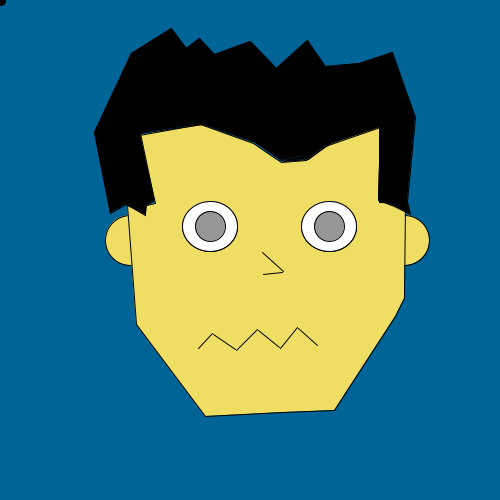
Frame 1 (no input)
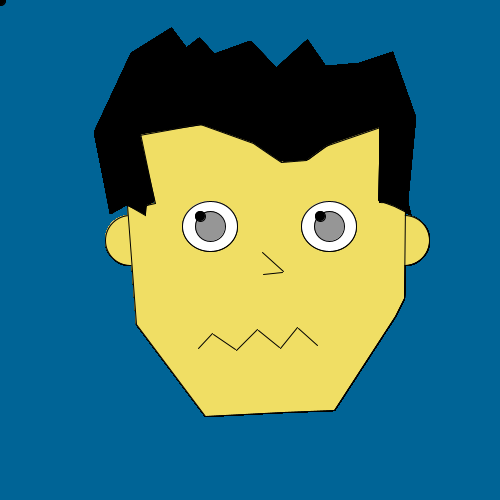
Frame 60 (the mouse pressed at the canvas centre just before this capture)
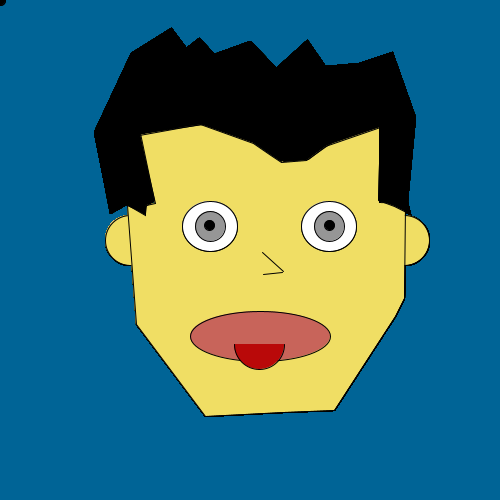
Frame 120 (the mouse held since frame 60 and released just before this capture)

The Processing sketch that drew these frames (run headless with seeded random() and noise(); from frame 60 on, the mouse is pressed at the canvas centre):

// Processing sketch: processing_170805
// ── processing_170805.pde

int value = 150; // efecte dels ulls
boolean por = false; //efecte de obrir la boca
int llengua = 0; //efecte de la llengua
float puntx; 
float punty;
float puntxx;
float puntyy;


void setup () {
  size (500,500);
  background (0,100,150);
  smooth();
  
}

void draw () {
println(mouseX + " : " + pmouseY);
fill(240,222,100); // orelles
arc (404,240,50,50,0,TWO_PI);
arc (130,240,50,50,0,TWO_PI);
fill (240,222,100);
beginShape(); //cara
     vertex(205,416);
     vertex(136,324);
     vertex(127,205);
     vertex(145,213);
     vertex(146,205);
     vertex(155,203);
     vertex(139,135);
     vertex(200,124);
     vertex(253,143);
     vertex(269,154);
     vertex(281,162);
     vertex(306,160);
     vertex(333,141);
     vertex(379,126);
     vertex(379,202);
     vertex(405,203);
     vertex(404,298);
     vertex(395,316);
     vertex(334,410);
     vertex (283,412); //mitad de la cara
     vertex(205,416);
endShape();

fill (0,0,0);
beginShape (); //cabell
  vertex(110,213);
  vertex(94,132);
  vertex(131,53);
  vertex(171,28);
  vertex(186,48);
  vertex(199,38);
  vertex(214,54);
  vertex(250,41);
  vertex(276,68);
  vertex (307,40);
  vertex (325,66);
  vertex(359,63);
  vertex(392,52);
  vertex(415,117);
  vertex(407,201);
  vertex (410,214);
  vertex (394,206);
  vertex (378,200);
  vertex (380,127);
  vertex (325,146);
  vertex ( 308,159);
  vertex (283,161);
  vertex (306,155);
  vertex (281,160);
  vertex (255,142);
  vertex (203,124);
  vertex (140,133);
  vertex (154,200);
  vertex (145,206);
  vertex (145,215);
  vertex (126,204);
  vertex(110,213);
endShape();
  
  
  fill (255,255,255); //ull contorn blanc
  ellipse (210,226,55,50);
  ellipse (329,226,55,50);
  fill ( #30B247); //ull contorn verd
  ellipse (210,226,30,30);
  ellipse (329,226,30,30);
 
  
   fill(255,255,255); //nas
 line(262,252,283,271);
 line (282,272,263,274); 
  
 fill (255,255,255); //ull contorn blanc
  ellipse (210,226,55,50);
  ellipse (329,226,55,50);
  
 //canvi color ull
 fill (value);
ellipse (210,226,30,30);
ellipse (329,226,30,30);


fill(0);//ull contorn negre
   ellipse (puntx,punty,10,10);
   ellipse (puntxx,puntyy,10,10);
  
              puntx=map(mouseX, 0, 900, 200, 235);
              punty=map(mouseY, 0, 300, 216, 227);
              puntxx=map(mouseX, 0, 900, 320, 355);
              puntyy=map(mouseY, 0, 300, 216,227);
              
 if (por == false) {
    // boca
 line (198,348,212,333);
 line(213,334,235,349);
 line(236,350,257,329);
 line(258,330,279,347);
 line (280,348,297,327);
 line (298,328,317,345);
 }
                
 if (por == true){ //efecte de la boca
 fill(200,100,90);             
  ellipse(260,336,140,50);
  fill ((#B90909)); 
  arc(259,339+ llengua,50,50,0,PI);
  
   if (llengua == 0){ //efecte de la llengua
   llengua= llengua + 5;
 }else{ 
   llengua = 0;
 }
  
 }
}

void mouseDragged() 
{
  value = value + 5;
 if (value > 255) {
    value = 0;
  }
}


void mousePressed(){
 por = true;
 llengua = 0;
 
  }
  
 void mouseReleased(){
   por = false;
 }
